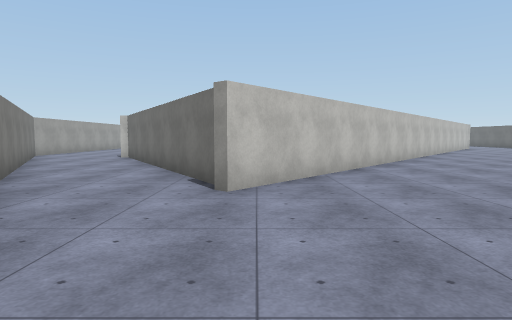
[1] (above)

16 first-person views from a walk through a Unity game level. The camera is 1.4 m above the floor, tilts 4° down and sees 75° across. The floor is counted in squares, 2 m on a side. Each view is taken from the middle of a square. On the plan, view 1 faces up. The plan holds only what a view shows up to about 10 squares ahead; the rest is blank. The place goes on beyond the plan. Surface patterns are stand-ins for the level's own textures.

[2]
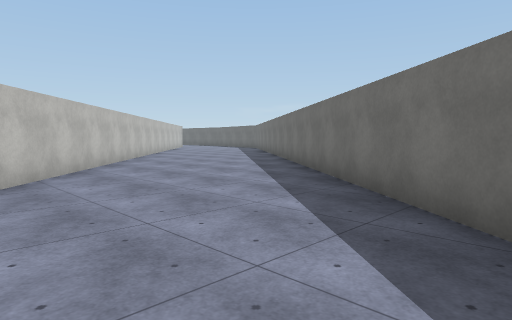

[3]
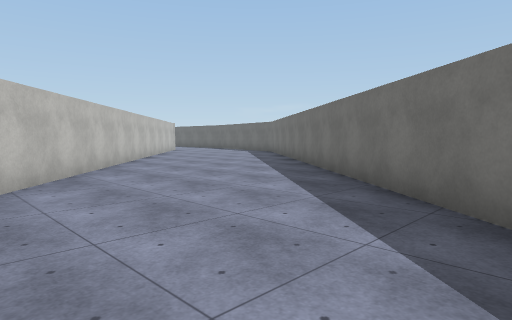

[4]
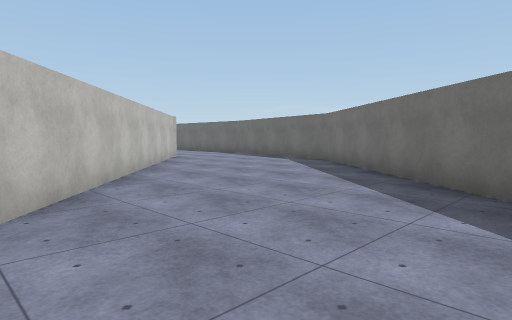

[5]
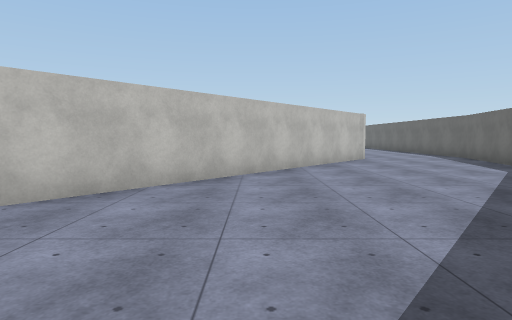

[6]
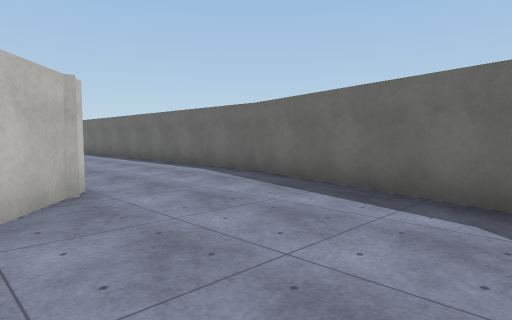

[7]
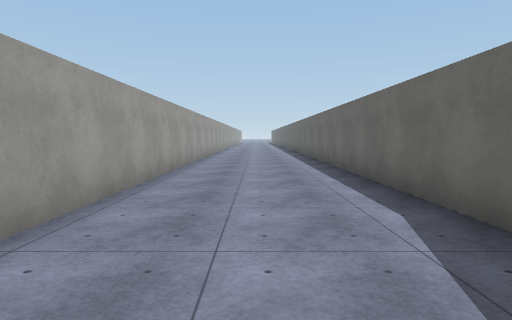

[8]
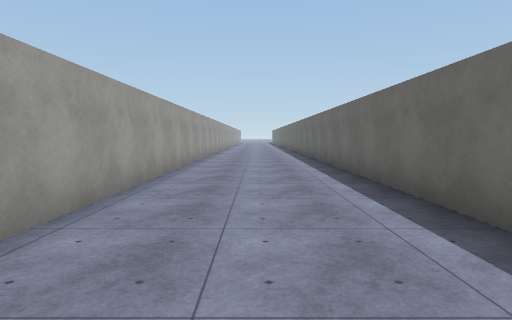

[9]
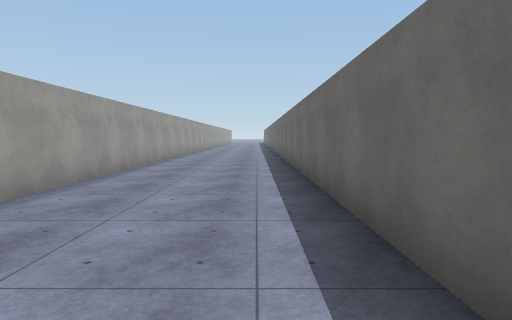

[10]
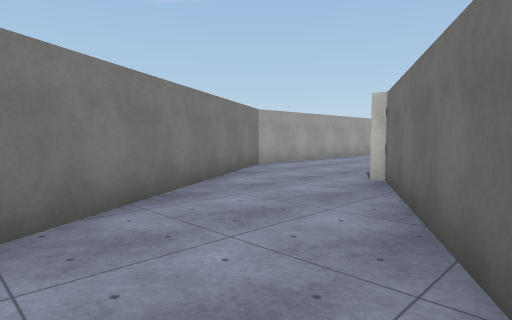

[11]
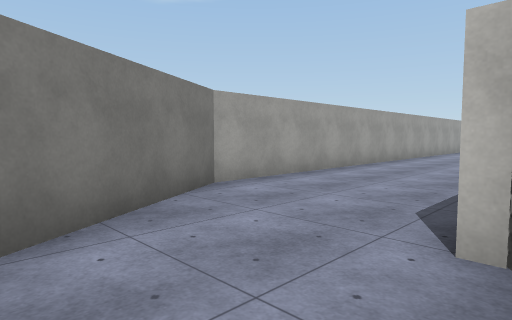

[12]
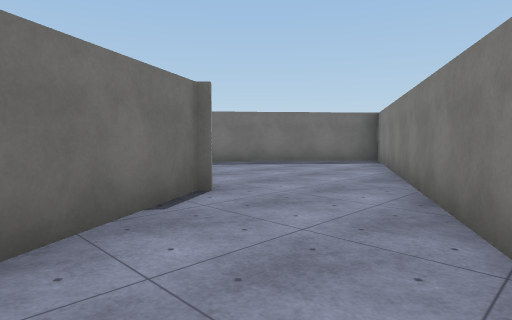

[13]
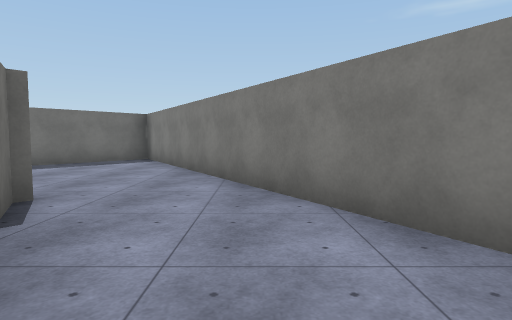

[14]
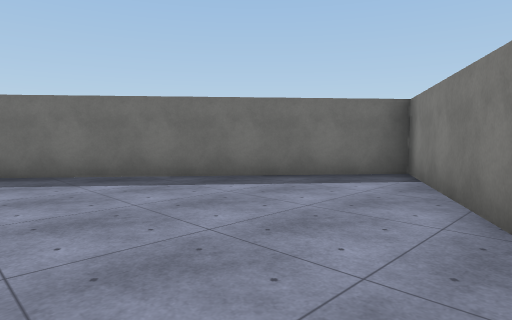

[15]
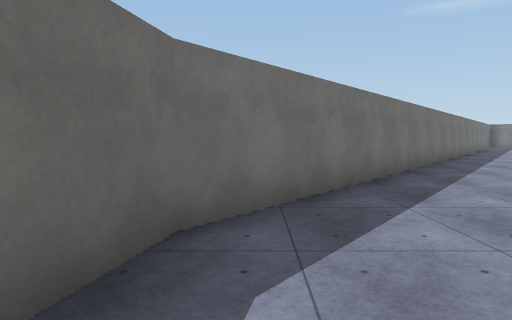

[16]
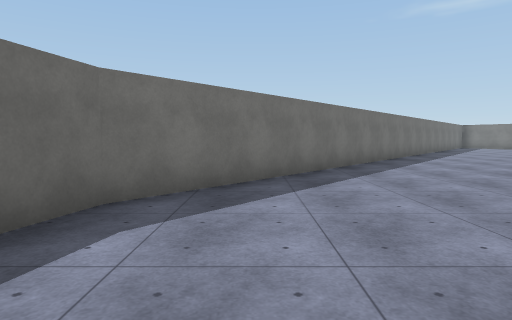

### Floor plan
Ten units are one square. View 1 is at (0, 0); x grows to the right and y downward. Boxes are objects, and circles mark ways between rooms. Rooms are numbered by the first view taken in them; rooms with no view inside come last. Other rooms are left out.
<svg viewBox="-74 -310 238 340">
<path fill="none" stroke="#000" d="M125 -196 -3 -43 -18 -68M159 -199 159 -305M-39 -50 4 25 146 -146 159 -200M123 -305 123 -201M-57 -80 -39 -50M-18 -68 -36 -100M-36 -100 -43 -113M-69 -102 -57 -80"/>
<circle cx="-25" cy="-55" r="3" fill="#2a7"/>
<circle cx="-50" cy="-90" r="3" fill="#2a7"/>
<text x="80" y="-130">1</text>
<text x="-40" y="-80">2</text>
<text x="-50" y="-100">3</text>
</svg>
Room 1 opens to room 2. Room 2 opens to room 3.

Where each view was taken, in squares from view 1:
view 1: 0 up, 0 right, facing up
view 2: 0 up, 0 right, facing up-right
view 3: 4 up, 3 right, facing up-right
view 4: 9 up, 6 right, facing up-right
view 5: 9 up, 9 right, facing up
view 6: 15 up, 11 right, facing up-right
view 7: 18 up, 14 right, facing up
view 8: 20 up, 14 right, facing up
view 9: 21 up, 15 right, facing up
view 10: 6 up, 2 left, facing up-left
view 11: 9 up, 4 left, facing up-left
view 12: 7 up, 4 left, facing down-right
view 13: 8 up, 3 left, facing down
view 14: 4 up, 2 left, facing down-right
view 15: 17 up, 14 right, facing down
view 16: 18 up, 13 right, facing down
